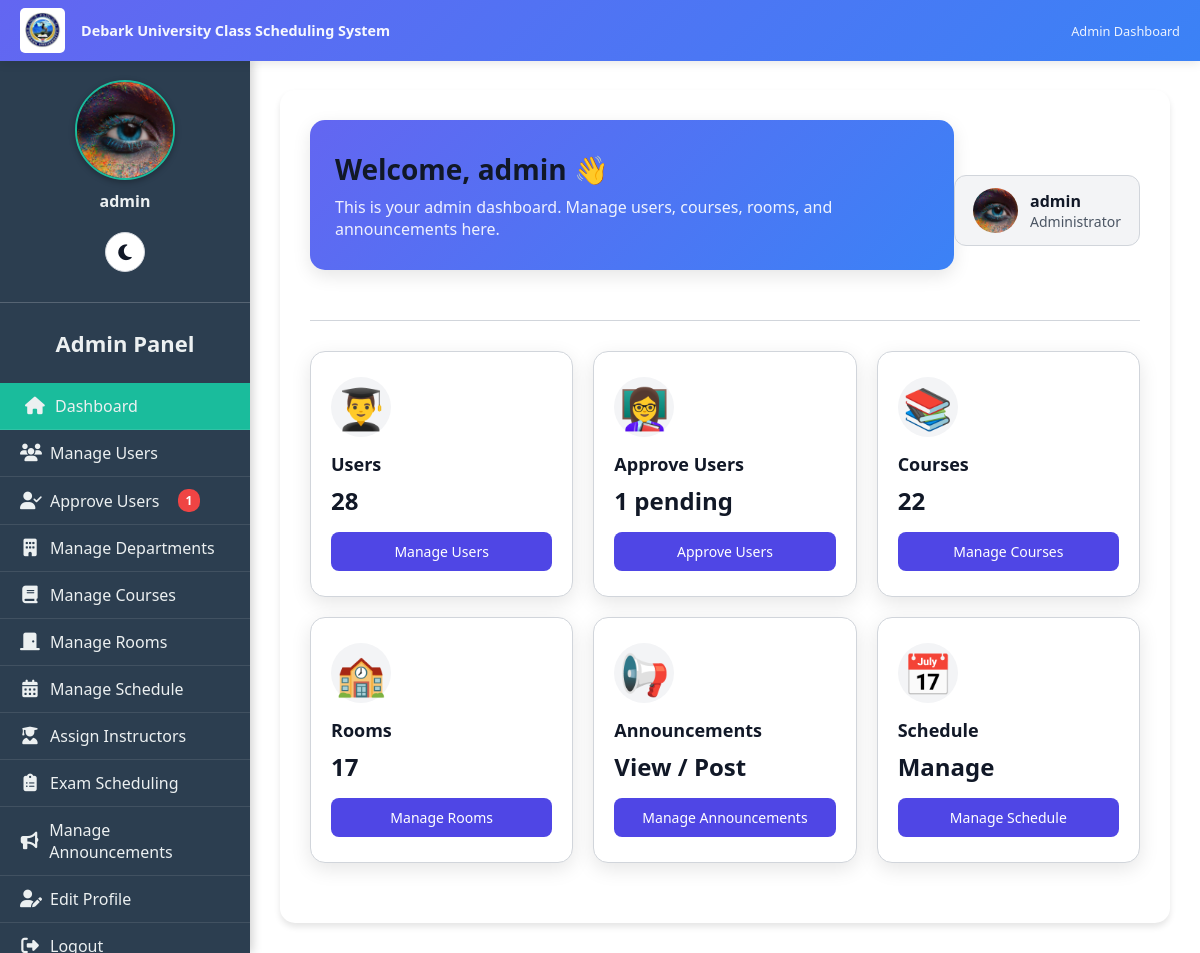
Page /admin/dashboard.php (signed in) on the committed database.
### tables this page shows
CREATE TABLE `users` (
  `user_id` int(11) NOT NULL,
  `username` varchar(50) NOT NULL,
  `password` varchar(255) NOT NULL,
  `full_name` varchar(100) NOT NULL,
  `student_id` varchar(50) DEFAULT NULL,
  `email` varchar(100) DEFAULT NULL,
  `role` enum('admin','instructor','student','department_head') NOT NULL,
  `department_id` int(11) DEFAULT NULL,
  `year` varchar(10) DEFAULT NULL,
  `created_at` timestamp NOT NULL DEFAULT current_timestamp(),
  `profile_picture` varchar(255) DEFAULT NULL,
  `email_verified` tinyint(1) DEFAULT 0,
  `verification_token` varchar(255) DEFAULT NULL,
  `is_approved` tinyint(1) DEFAULT 0,
  `is_verified` tinyint(1) NOT NULL DEFAULT 0,
  `id_number` varchar(20) DEFAULT NULL
);

### public/admin/dashboard.php (the view, shortened to what this page needs)
<?php
require __DIR__ . '/../../includes/db.php';
include __DIR__ . '/../includes/darkmode.php';
$user_stmt = $pdo->prepare("SELECT username, email, profile_picture FROM users WHERE user_id=?");
$user_stmt->execute([$_SESSION['user_id']]);
$current_user = $user_stmt->fetch();
function getAdminProfilePicturePath($profile_picture) {
    $locations = [
        __DIR__ . '/../uploads/admin/' . $profile_picture,
        __DIR__ . '/../uploads/' . $profile_picture,
        __DIR__ . '/../../uploads/' . $profile_picture,
        'uploads/admin/' . $profile_picture,
        '../uploads/admin/' . $profile_picture,
        'uploads/' . $profile_picture,
        '../uploads/' . $profile_picture,
    ];
    foreach ($locations as $location) {
        if (file_exists($location)) {
            if (strpos($location, '/admin/') !== false) {
                return '../uploads/admin/' . $profile_picture;
            } elseif (strpos($location, 'uploads/admin/') !== false) {
                return 'uploads/admin/' . $profile_picture;
            } elseif (strpos($location, '../uploads/') !== false) {
                return '../uploads/' . $profile_picture;
            } elseif (strpos($location, 'uploads/') !== false) {
                return 'uploads/' . $profile_picture;
            }
        }
    }
    return '../assets/default_profile.png';
}
$profile_img_path = getAdminProfilePicturePath($current_user['profile_picture'] ?? '');
$total_students = $pdo->query("SELECT COUNT(*) FROM users WHERE role='student'")->fetchColumn();
$total_faculty  = $pdo->query("SELECT COUNT(*) FROM users WHERE role='faculty'")->fetchColumn();
$total_courses  = $pdo->query("SELECT COUNT(*) FROM courses")->fetchColumn();
$total_rooms    = $pdo->query("SELECT COUNT(*) FROM rooms")->fetchColumn();
$pending_approvals = $pdo->query("SELECT COUNT(*) FROM users WHERE is_approved=0 AND role IN ('student', 'faculty')")->fetchColumn();
$current_page = basename($_SERVER['PHP_SELF']);
?>
<!DOCTYPE html>
<html lang="en" data-theme="<?= $darkMode ? 'dark' : 'light' ?>">
<head>
<link rel="stylesheet" href="https://cdnjs.cloudflare.com/ajax/libs/font-awesome/6.4.0/css/all.min.css">
<link rel="stylesheet" href="../../assets/css/darkmode.css">
</head>
<body>
    <div class="university-header">
        <div class="header-left">
            <img src="../assets/images/dku logo.jpg" alt="Debark University Logo" class="dku-logo-img">
            <div class="system-title">Debark University Class Scheduling System</div>
        </div>
        <div class="header-right">
            Admin Dashboard
        </div>
    </div>
    <div class="sidebar" id="sidebar">
        <div class="sidebar-content">
            <div class="sidebar-profile">
                <img src="<?= htmlspecialchars($profile_img_path) ?>" alt="Profile Picture" id="sidebarProfilePic"
                     onerror="this.onerror=null; this.src='../assets/default_profile.png';">
                <p><?= htmlspecialchars($current_user['username']) ?></p>
            </div>
            <h2>Admin Panel</h2>
            <nav>
                <a href="dashboard.php" class="<?= $current_page=='dashboard.php'?'active':'' ?>">
                    <i class="fas fa-home"></i> Dashboard
                </a>
                <a href="manage_users.php" class="<?= $current_page=='manage_users.php'?'active':'' ?>">
                    <i class="fas fa-users"></i> Manage Users
                </a>
                <a href="approve_users.php" class="<?= $current_page=='approve_users.php'?'active':'' ?>">
                    <i class="fas fa-user-check"></i> Approve Users
                    <?php if($pending_approvals > 0): ?>
                        <span class="pending-badge"><?= $pending_approvals ?></span>
                    <?php endif; ?>
                </a>
                <a href="manage_departments.php" class="<?= $current_page=='manage_departments.php'?'active':'' ?>">
                    <i class="fas fa-building"></i> Manage Departments
                </a>
                <a href="manage_courses.php" class="<?= $current_page=='manage_courses.php'?'active':'' ?>">
                    <i class="fas fa-book"></i> Manage Courses
                </a>
                <a href="manage_rooms.php" class="<?= $current_page=='manage_rooms.php'?'active':'' ?>">
                    <i class="fas fa-door-closed"></i> Manage Rooms
                </a>
                <a href="manage_schedules.php" class="<?= $current_page=='manage_schedules.php'?'active':'' ?>">
                    <i class="fas fa-calendar-alt"></i> Manage Schedule
                </a>
                <a href="assign_instructors.php" class="<?= $current_page=='assign_instructors.php'?'active':'' ?>">
                    <i class="fas fa-user-graduate"></i> Assign Instructors
                </a>
                <a href="manage_exam_schedules.php" class="<?= $current_page=='manage_exam_schedules.php'?'active':'' ?>">
                    <i class="fas fa-clipboard-list"></i> Exam Scheduling
                </a>
                <a href="manage_announcements.php" class="<?= $current_page=='manage_announcements.php'?'active':'' ?>">
                    <i class="fas fa-bullhorn"></i> Manage Announcements
                </a>
                <a href="edit_profile.php" class="<?= $current_page=='edit_profile.php'?'active':'' ?>">
                    <i class="fas fa-user-edit"></i> Edit Profile
                </a>
                <a href="../logout.php">
                    <i class="fas fa-sign-out-alt"></i> Logout
                </a>
            </nav>
        </div>
    </div>
    <div class="main-content">
        <div class="content-wrapper">
            <div class="header">
                <div class="welcome-section">
                    <h1>Welcome, <?= htmlspecialchars($current_user['username']); ?> 👋</h1>
                    <p>This is your admin dashboard. Manage users, courses, rooms, and announcements here.</p>
                </div>
                <div class="user-info">
                    <img src="<?= htmlspecialchars($profile_img_path) ?>" alt="Profile" id="headerProfilePic"
                         onerror="this.onerror=null; this.src='../assets/default_profile.png';">
                    <div>
                        <div><?= htmlspecialchars($current_user['username']) ?></div>
                        <small>Administrator</small>
                    </div>
                </div>
            </div>
            <div class="management-cards">
                <div class="card">
                    <div class="card-icon">👨‍🎓</div>
                    <h3>Users</h3>
                    <p><?= $total_students + $total_faculty ?></p>
                    <a href="manage_users.php">Manage Users</a>
                </div>
                <div class="card">
                    <div class="card-icon">👩‍🏫</div>
                    <h3>Approve Users</h3>
                    <p><?= $pending_approvals ?> pending</p>
                    <a href="approve_users.php">Approve Users</a>
                </div>
                <div class="card">
                    <div class="card-icon">📚</div>
                    <h3>Courses</h3>
                    <p><?= $total_courses ?></p>
                    <a href="manage_courses.php">Manage Courses</a>
                </div>
                <div class="card">
                    <div class="card-icon">🏫</div>
                    <h3>Rooms</h3>
                    <p><?= $total_rooms ?></p>
                    <a href="manage_rooms.php">Manage Rooms</a>
                </div>
                <div class="card">
                    <div class="card-icon">📢</div>
                    <h3>Announcements</h3>
                    <p>View / Post</p>
                    <a href="manage_announcements.php">Manage Announcements</a>
                </div>
                <div class="card">
                    <div class="card-icon">📅</div>
                    <h3>Schedule</h3>
                    <p>Manage</p>
                    <a href="manage_schedule.php">Manage Schedule</a>
                </div>
            </div>
        </div>
    </div>
</body>
</html>

### public/assets/css/darkmode.css (style rules this page uses)
:root { --bg-primary: #ffffff; --bg-secondary: #f3f4f6; --bg-sidebar: #2c3e50; --bg-card: #ffffff; --bg-input: #ffffff; --text-primary: #111827; --text-secondary: #4b5563; --text-light: #6b7280; --text-sidebar: #ecf0f1; --border-color: #d1d5db; --shadow-color: rgba(0, 0, 0, 0.1); --hover-color: #f9fafb; --table-header: #34495e; --table-stripe: #f2f2f2; --success-bg: #dcfce7; --success-text: #166534; --error-bg: #fee2e2; --error-text: #991b1b; --warning-bg: #fef3c7; --warning-text: #92400e; --info-bg: #dbeafe; --info-text: #1e40af; }
body { background: var(--bg-primary); color: var(--text-primary); }
.sidebar { background: var(--bg-sidebar) !important; }
.sidebar a { color: var(--text-sidebar) !important; }
.sidebar a.active { background: #1abc9c !important; }
.main-content { background: var(--bg-primary); }
.card { background: var(--bg-card); color: var(--text-primary); }

### public/includes/darkmode.php (style rules this page uses)
:root { --bg-primary: #ffffff; --bg-secondary: #f3f4f6; --bg-sidebar: #2c3e50; --bg-card: #ffffff; --bg-input: #ffffff; --text-primary: #111827; --text-secondary: #4b5563; --text-light: #6b7280; --text-sidebar: #ecf0f1; --border-color: #d1d5db; --shadow-color: rgba(0, 0, 0, 0.1); --hover-color: #f9fafb; --table-header: #34495e; --table-stripe: #f2f2f2; }
body { background: var(--bg-primary); color: var(--text-primary); transition: background-color 0.3s ease, color 0.3s ease; }

### rows in the picture
users: profile_picture (picture), username "admin"

### other values in the picture
$pending_approvals "1"
$total_students + $total_faculty "28"
$total_courses "22"
$total_rooms "17"
